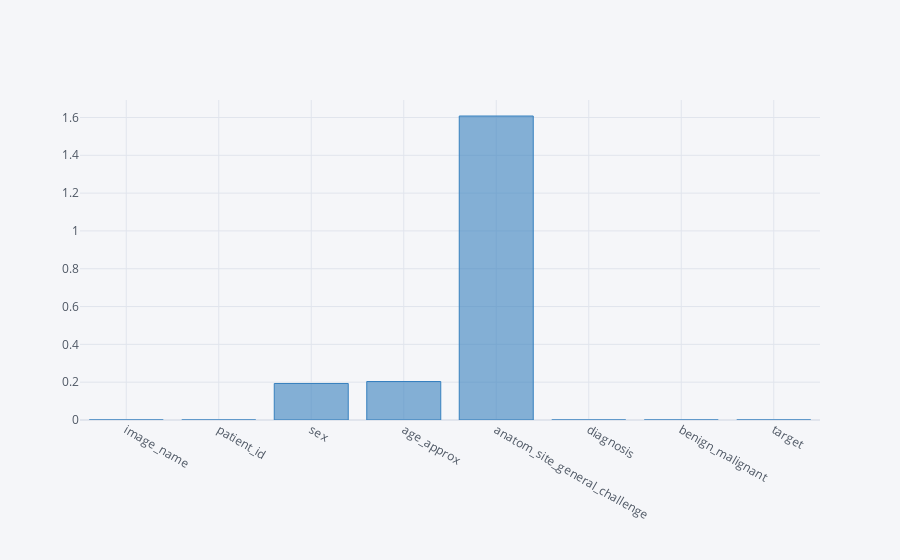

The code cell stored with this chart in its notebook:
### Code cell
plt.figure(figsize = (17,7))
percent_missing = train_df.isnull().sum() / (train_df.shape[0])*100
percent_missing.iplot(kind = 'bar',color ='blue')

### Figure 1 — Plotly figure (JSON) as saved in the notebook; plotly's stock layout.template omitted (floating-point values rounded to 4 significant figures)
{"data": [{"marker": {"color": "rgba(55, 128, 191, 0.6)", "line": {"color": "rgba(55, 128, 191, 1.0)", "width": 1}}, "name": "None", "orientation": "v", "text": "", "type": "bar", "x": ["image_name", "patient_id", "sex", "age_approx", "anatom_site_general_challenge", "diagnosis", "benign_malignant", "target"], "y": [0.0, 0.0, 0.1932, 0.2036, 1.608, 0.0, 0.0, 0.0]}], "layout": {"legend": {"bgcolor": "#F5F6F9", "font": {"color": "#4D5663"}}, "paper_bgcolor": "#F5F6F9", "plot_bgcolor": "#F5F6F9", "title": {"font": {"color": "#4D5663"}}, "xaxis": {"gridcolor": "#E1E5ED", "showgrid": true, "tickfont": {"color": "#4D5663"}, "title": {"font": {"color": "#4D5663"}, "text": ""}, "zerolinecolor": "#E1E5ED"}, "yaxis": {"gridcolor": "#E1E5ED", "showgrid": true, "tickfont": {"color": "#4D5663"}, "title": {"font": {"color": "#4D5663"}, "text": ""}, "zerolinecolor": "#E1E5ED"}}}
